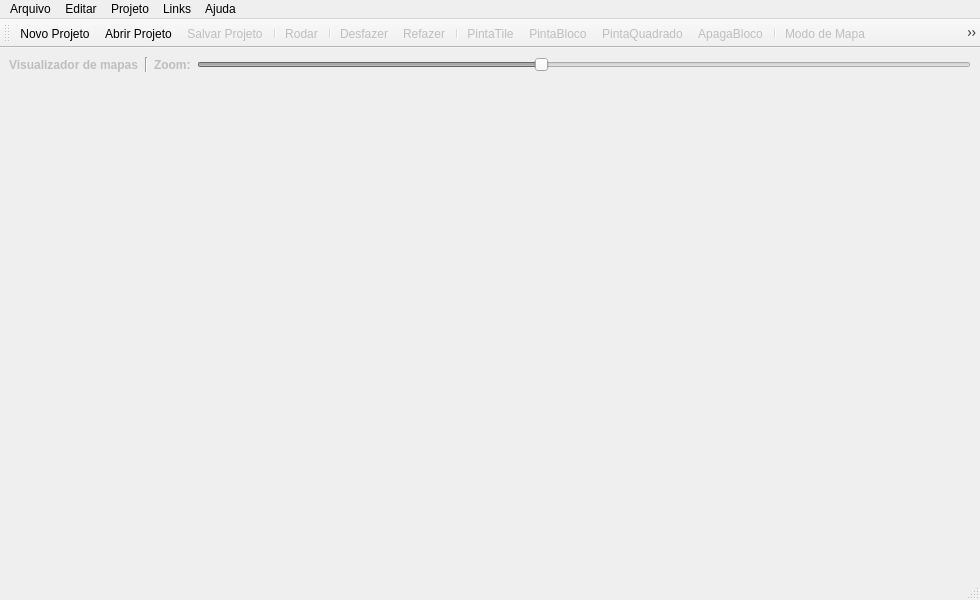
<?xml version="1.0" encoding="UTF-8"?>
<ui version="4.0">
 <class>MainWindow</class>
 <widget class="QMainWindow" name="MainWindow">
  <property name="geometry">
   <rect>
    <x>0</x>
    <y>0</y>
    <width>980</width>
    <height>600</height>
   </rect>
  </property>
  <property name="windowTitle">
   <string>MainWindow</string>
  </property>
  <widget class="QWidget" name="centralwidget">
   <layout class="QGridLayout" name="gridLayout">
    <item row="0" column="0">
     <widget class="QLabel" name="label">
      <property name="enabled">
       <bool>false</bool>
      </property>
      <property name="font">
       <font>
        <weight>75</weight>
        <bold>true</bold>
       </font>
      </property>
      <property name="text">
       <string>Visualizador de mapas</string>
      </property>
     </widget>
    </item>
    <item row="0" column="1">
     <widget class="Line" name="line">
      <property name="orientation">
       <enum>Qt::Vertical</enum>
      </property>
     </widget>
    </item>
    <item row="0" column="2">
     <widget class="QLabel" name="label_3">
      <property name="enabled">
       <bool>false</bool>
      </property>
      <property name="font">
       <font>
        <weight>75</weight>
        <bold>true</bold>
       </font>
      </property>
      <property name="text">
       <string>Zoom:</string>
      </property>
     </widget>
    </item>
    <item row="0" column="3">
     <widget class="QSlider" name="horizontalSliderZoom">
      <property name="enabled">
       <bool>false</bool>
      </property>
      <property name="minimum">
       <number>1</number>
      </property>
      <property name="maximum">
       <number>10</number>
      </property>
      <property name="pageStep">
       <number>5</number>
      </property>
      <property name="value">
       <number>5</number>
      </property>
      <property name="orientation">
       <enum>Qt::Horizontal</enum>
      </property>
     </widget>
    </item>
    <item row="1" column="0" colspan="4">
     <widget class="MainWindowWidget" name="mainWindowWidget" native="true"/>
    </item>
   </layout>
  </widget>
  <widget class="QMenuBar" name="menubar">
   <property name="geometry">
    <rect>
     <x>0</x>
     <y>0</y>
     <width>980</width>
     <height>23</height>
    </rect>
   </property>
   <widget class="QMenu" name="menuArquivo">
    <property name="title">
     <string>Arquivo</string>
    </property>
    <addaction name="actionNovo_Projeto"/>
    <addaction name="actionAbrir_Projeto"/>
    <addaction name="actionSalvar_Projeto"/>
   </widget>
   <widget class="QMenu" name="menuEditar">
    <property name="title">
     <string>Editar</string>
    </property>
    <addaction name="actionDesfazer"/>
    <addaction name="actionRefazer"/>
   </widget>
   <widget class="QMenu" name="menuProjeto">
    <property name="title">
     <string>Projeto</string>
    </property>
    <addaction name="actionRodar"/>
    <addaction name="actionConfiguracoes"/>
   </widget>
   <widget class="QMenu" name="menuAjuda">
    <property name="title">
     <string>Ajuda</string>
    </property>
    <addaction name="actionAbout"/>
    <addaction name="actionSobre_Qt"/>
   </widget>
   <widget class="QMenu" name="menuQuestion_rios">
    <property name="title">
     <string>Links</string>
    </property>
    <widget class="QMenu" name="menuQuestion_rios_2">
     <property name="title">
      <string>Questionários</string>
     </property>
     <addaction name="actionQuestion_rio_01"/>
     <addaction name="actionQuestion_rio_02"/>
     <addaction name="actionQuestion_rio_03"/>
     <addaction name="actionQuestion_rio_4"/>
    </widget>
    <widget class="QMenu" name="menuCriadores_de_gr_ficos">
     <property name="title">
      <string>Criadores de gráficos</string>
     </property>
     <addaction name="actionPersonagens"/>
     <addaction name="actionPersonagens_e_monstros"/>
    </widget>
    <addaction name="menuQuestion_rios_2"/>
    <addaction name="menuCriadores_de_gr_ficos"/>
   </widget>
   <addaction name="menuArquivo"/>
   <addaction name="menuEditar"/>
   <addaction name="menuProjeto"/>
   <addaction name="menuQuestion_rios"/>
   <addaction name="menuAjuda"/>
  </widget>
  <widget class="QStatusBar" name="statusbar"/>
  <widget class="QToolBar" name="toolBar">
   <property name="enabled">
    <bool>true</bool>
   </property>
   <property name="windowTitle">
    <string>toolBar</string>
   </property>
   <attribute name="toolBarArea">
    <enum>TopToolBarArea</enum>
   </attribute>
   <attribute name="toolBarBreak">
    <bool>false</bool>
   </attribute>
   <addaction name="actionNovo_Projeto"/>
   <addaction name="actionAbrir_Projeto"/>
   <addaction name="actionSalvar_Projeto"/>
   <addaction name="separator"/>
   <addaction name="actionRodar"/>
   <addaction name="separator"/>
   <addaction name="actionDesfazer"/>
   <addaction name="actionRefazer"/>
   <addaction name="separator"/>
   <addaction name="actionPintaTile"/>
   <addaction name="actionPintaBloco"/>
   <addaction name="actionPintaQuadrado"/>
   <addaction name="actionApagaBloco"/>
   <addaction name="separator"/>
   <addaction name="actionMapMode"/>
   <addaction name="actionObjectMode"/>
   <addaction name="actionEventMode"/>
   <addaction name="separator"/>
   <addaction name="actionConfiguracoes"/>
  </widget>
  <action name="actionNovo_Projeto">
   <property name="enabled">
    <bool>true</bool>
   </property>
   <property name="icon">
    <iconset resource="../resources.qrc">
     <normaloff>:/icones_interface/data/icons/document-new.png</normaloff>:/icones_interface/data/icons/document-new.png</iconset>
   </property>
   <property name="text">
    <string>Novo Projeto</string>
   </property>
   <property name="shortcut">
    <string>Ctrl+N</string>
   </property>
  </action>
  <action name="actionAbrir_Projeto">
   <property name="icon">
    <iconset resource="../resources.qrc">
     <normaloff>:/icones_interface/data/icons/document-open.png</normaloff>:/icones_interface/data/icons/document-open.png</iconset>
   </property>
   <property name="text">
    <string>Abrir Projeto</string>
   </property>
   <property name="shortcut">
    <string>Ctrl+A</string>
   </property>
  </action>
  <action name="actionSalvar_Projeto">
   <property name="enabled">
    <bool>false</bool>
   </property>
   <property name="icon">
    <iconset resource="../resources.qrc">
     <normaloff>:/icones_interface/data/icons/document-save.png</normaloff>:/icones_interface/data/icons/document-save.png</iconset>
   </property>
   <property name="text">
    <string>Salvar Projeto</string>
   </property>
   <property name="shortcut">
    <string>Ctrl+S</string>
   </property>
  </action>
  <action name="actionRodar">
   <property name="enabled">
    <bool>false</bool>
   </property>
   <property name="icon">
    <iconset resource="../resources.qrc">
     <normaloff>:/icones_interface/data/icons/media-playback-start.png</normaloff>:/icones_interface/data/icons/media-playback-start.png</iconset>
   </property>
   <property name="text">
    <string>Rodar</string>
   </property>
   <property name="shortcut">
    <string>Ctrl+F10</string>
   </property>
  </action>
  <action name="actionDesfazer">
   <property name="enabled">
    <bool>false</bool>
   </property>
   <property name="icon">
    <iconset resource="../resources.qrc">
     <normaloff>:/icones_interface/data/icons/edit-undo.png</normaloff>:/icones_interface/data/icons/edit-undo.png</iconset>
   </property>
   <property name="text">
    <string>Desfazer</string>
   </property>
   <property name="shortcut">
    <string>Ctrl+Z</string>
   </property>
  </action>
  <action name="actionRefazer">
   <property name="enabled">
    <bool>false</bool>
   </property>
   <property name="icon">
    <iconset resource="../resources.qrc">
     <normaloff>:/icones_interface/data/icons/edit-redo.png</normaloff>:/icones_interface/data/icons/edit-redo.png</iconset>
   </property>
   <property name="text">
    <string>Refazer</string>
   </property>
   <property name="shortcut">
    <string>Ctrl+Shift+Z</string>
   </property>
  </action>
  <action name="actionPintaTile">
   <property name="checkable">
    <bool>true</bool>
   </property>
   <property name="enabled">
    <bool>false</bool>
   </property>
   <property name="icon">
    <iconset resource="../resources.qrc">
     <normaloff>:/icones_interface/data/icons/Pencil.png</normaloff>:/icones_interface/data/icons/Pencil.png</iconset>
   </property>
   <property name="text">
    <string>PintaTile</string>
   </property>
  </action>
  <action name="actionPintaBloco">
   <property name="checkable">
    <bool>true</bool>
   </property>
   <property name="enabled">
    <bool>false</bool>
   </property>
   <property name="icon">
    <iconset resource="../resources.qrc">
     <normaloff>:/icones_interface/data/icons/paint-icons-by-simiographics/png/128/Bucket.png</normaloff>:/icones_interface/data/icons/paint-icons-by-simiographics/png/128/Bucket.png</iconset>
   </property>
   <property name="text">
    <string>PintaBloco</string>
   </property>
  </action>
  <action name="actionPintaQuadrado">
   <property name="checkable">
    <bool>true</bool>
   </property>
   <property name="enabled">
    <bool>false</bool>
   </property>
   <property name="icon">
    <iconset resource="../resources.qrc">
     <normaloff>:/icones_interface/data/icons/lapis_selecao_quadrada.png</normaloff>:/icones_interface/data/icons/lapis_selecao_quadrada.png</iconset>
   </property>
   <property name="text">
    <string>PintaQuadrado</string>
   </property>
  </action>
  <action name="actionPintaCirculo">
   <property name="checkable">
    <bool>true</bool>
   </property>
   <property name="enabled">
    <bool>false</bool>
   </property>
   <property name="icon">
    <iconset resource="../resources.qrc">
     <normaloff>:/icones_interface/data/icons/lapis_selecao_redonda.png</normaloff>:/icones_interface/data/icons/lapis_selecao_redonda.png</iconset>
   </property>
   <property name="text">
    <string>PintaCirculo</string>
   </property>
  </action>
  <action name="actionSelecionaQuadrado">
   <property name="checkable">
    <bool>true</bool>
   </property>
   <property name="enabled">
    <bool>false</bool>
   </property>
   <property name="icon">
    <iconset resource="../resources.qrc">
     <normaloff>:/icones_interface/data/icons/selecao_quadrada.png</normaloff>:/icones_interface/data/icons/selecao_quadrada.png</iconset>
   </property>
   <property name="text">
    <string>SelecionaQuadrado</string>
   </property>
  </action>
  <action name="actionSelecaoCirculo">
   <property name="checkable">
    <bool>true</bool>
   </property>
   <property name="enabled">
    <bool>false</bool>
   </property>
   <property name="icon">
    <iconset resource="../resources.qrc">
     <normaloff>:/icones_interface/data/icons/selecao_redonda.png</normaloff>:/icones_interface/data/icons/selecao_redonda.png</iconset>
   </property>
   <property name="text">
    <string>SelecaoCirculo</string>
   </property>
  </action>
  <action name="actionConfiguracoes">
   <property name="enabled">
    <bool>false</bool>
   </property>
   <property name="icon">
    <iconset resource="../resources.qrc">
     <normaloff>:/icones_interface/data/icons/Gear.png</normaloff>:/icones_interface/data/icons/Gear.png</iconset>
   </property>
   <property name="text">
    <string>Configurações</string>
   </property>
  </action>
  <action name="actionMapMode">
   <property name="checkable">
    <bool>true</bool>
   </property>
   <property name="enabled">
    <bool>false</bool>
   </property>
   <property name="icon">
    <iconset resource="../resources.qrc">
     <normaloff>:/icones_interface/data/icons/map_icon.png</normaloff>:/icones_interface/data/icons/map_icon.png</iconset>
   </property>
   <property name="text">
    <string>Modo de Mapa</string>
   </property>
  </action>
  <action name="actionObjectMode">
   <property name="checkable">
    <bool>true</bool>
   </property>
   <property name="enabled">
    <bool>false</bool>
   </property>
   <property name="icon">
    <iconset resource="../resources.qrc">
     <normaloff>:/icones_interface/data/icons/object_icon.png</normaloff>:/icones_interface/data/icons/object_icon.png</iconset>
   </property>
   <property name="text">
    <string>Modo de Objetos</string>
   </property>
  </action>
  <action name="actionEventMode">
   <property name="checkable">
    <bool>true</bool>
   </property>
   <property name="enabled">
    <bool>false</bool>
   </property>
   <property name="icon">
    <iconset resource="../resources.qrc">
     <normaloff>:/icones_interface/data/icons/event_icon.png</normaloff>:/icones_interface/data/icons/event_icon.png</iconset>
   </property>
   <property name="text">
    <string>Modo de Eventos</string>
   </property>
   <property name="toolTip">
    <string>Adicione áreas com eventos/teletransportes. </string>
   </property>
  </action>
  <action name="actionApagaBloco">
   <property name="checkable">
    <bool>true</bool>
   </property>
   <property name="enabled">
    <bool>false</bool>
   </property>
   <property name="icon">
    <iconset resource="../resources.qrc">
     <normaloff>:/icones_interface/data/icons/Trash.png</normaloff>:/icones_interface/data/icons/Trash.png</iconset>
   </property>
   <property name="text">
    <string>ApagaBloco</string>
   </property>
  </action>
  <action name="actionAbout">
   <property name="text">
    <string>Sobre o Gameka</string>
   </property>
  </action>
  <action name="actionQuestion_rio_01">
   <property name="text">
    <string>Questionário 1</string>
   </property>
   <property name="toolTip">
    <string>Questionário 1</string>
   </property>
  </action>
  <action name="actionQuestion_rio_02">
   <property name="text">
    <string>Questionário 2</string>
   </property>
   <property name="toolTip">
    <string>Questionário 2</string>
   </property>
  </action>
  <action name="actionQuestion_rio_03">
   <property name="text">
    <string>Questionário 3</string>
   </property>
  </action>
  <action name="actionQuestion_rio_4">
   <property name="text">
    <string>Questionário 4</string>
   </property>
  </action>
  <action name="actionPersonagens">
   <property name="text">
    <string>Personagens</string>
   </property>
  </action>
  <action name="actionPersonagens_e_monstros">
   <property name="text">
    <string>Personagens e monstros</string>
   </property>
  </action>
  <action name="actionSobre_Qt">
   <property name="text">
    <string>Sobre Qt</string>
   </property>
  </action>
 </widget>
 <customwidgets>
  <customwidget>
   <class>MainWindowWidget</class>
   <extends>QWidget</extends>
   <header>mainwindowwidget.h</header>
   <container>1</container>
  </customwidget>
 </customwidgets>
 <resources>
  <include location="../resources.qrc"/>
 </resources>
 <connections/>
</ui>
